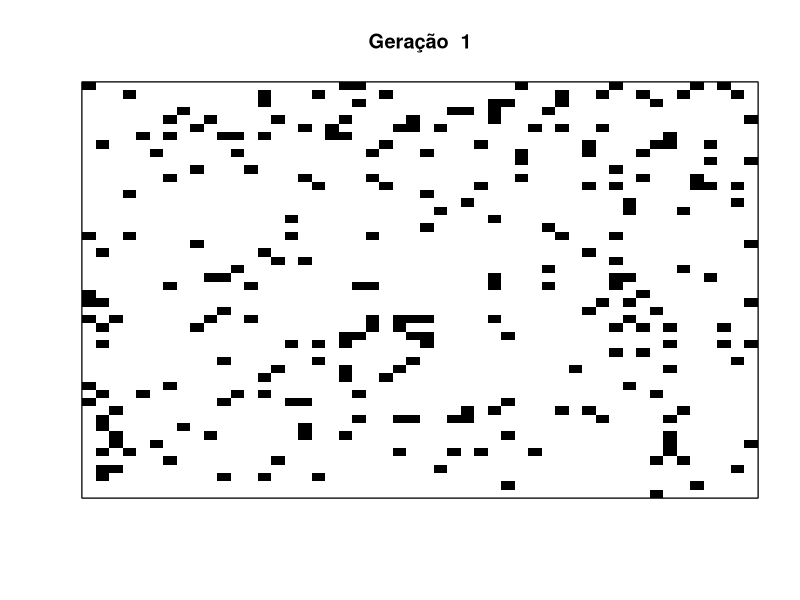
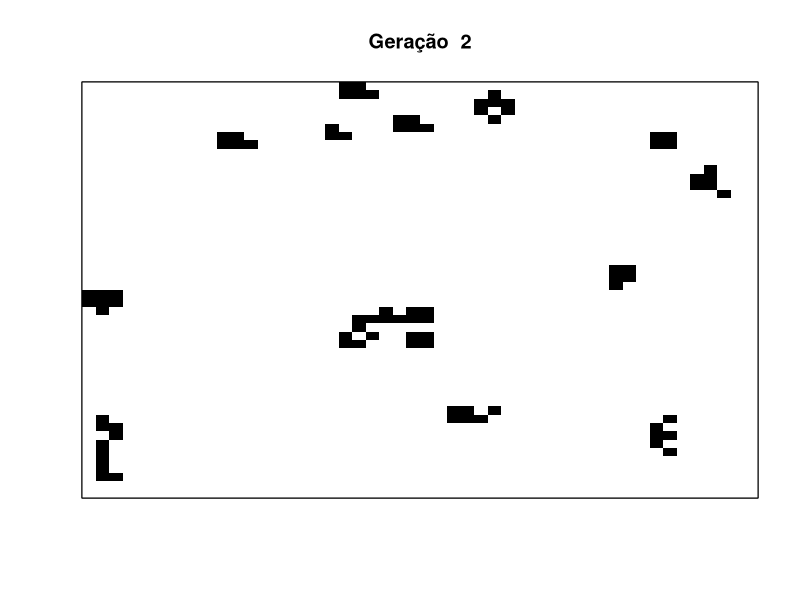
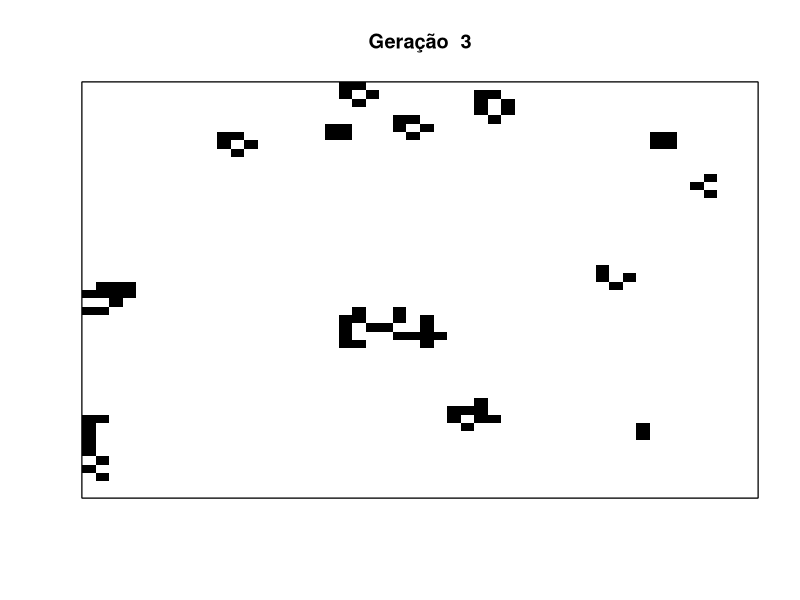
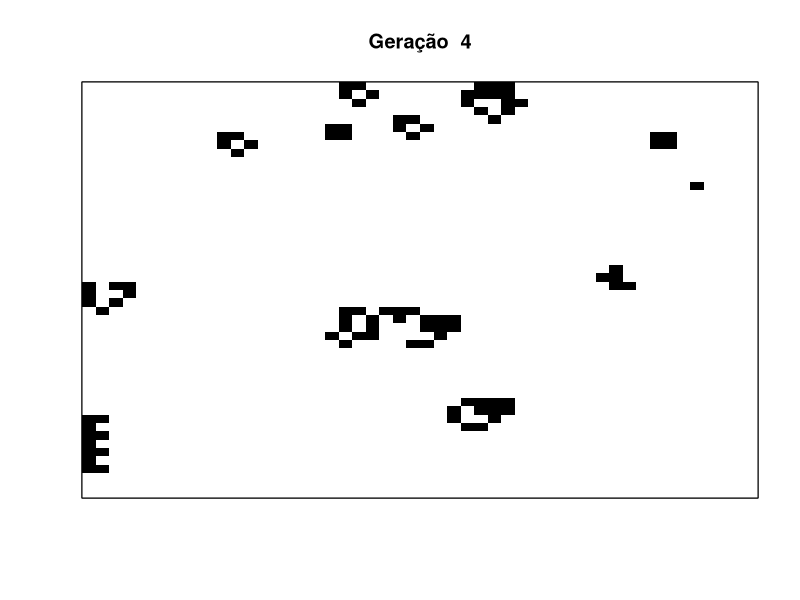
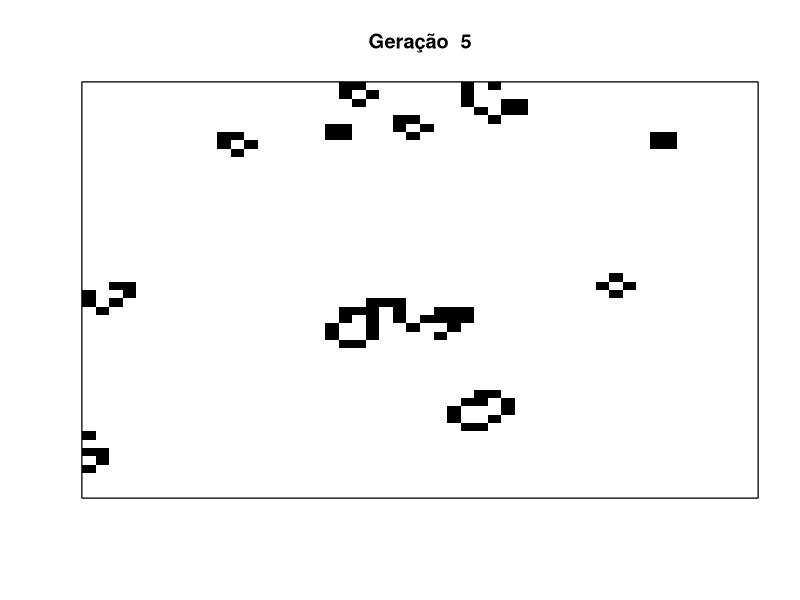
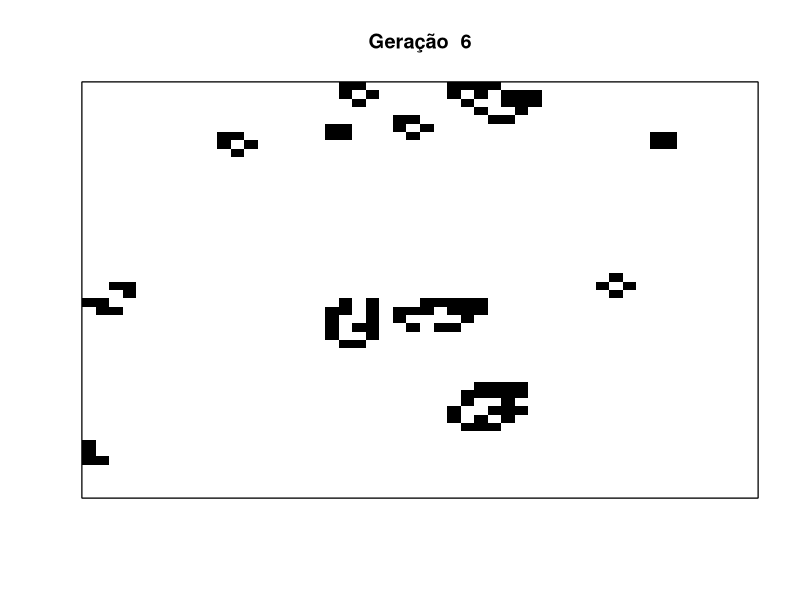
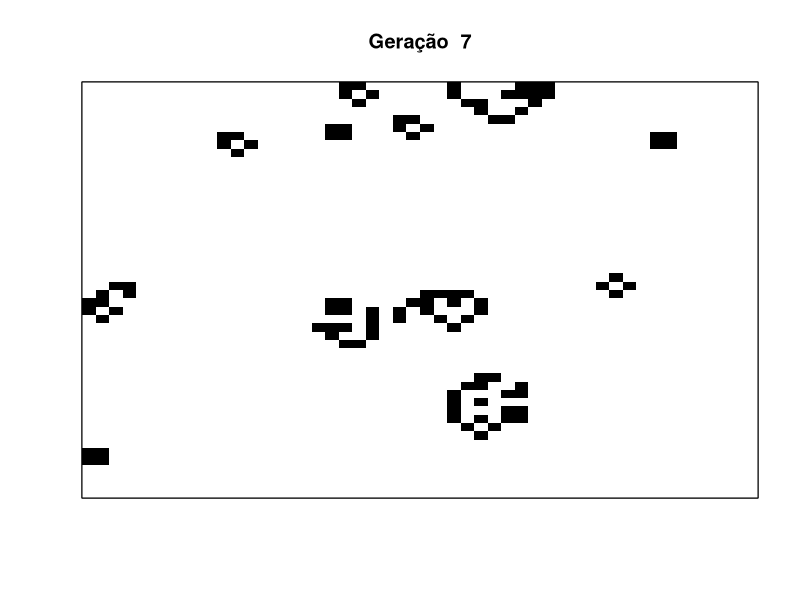
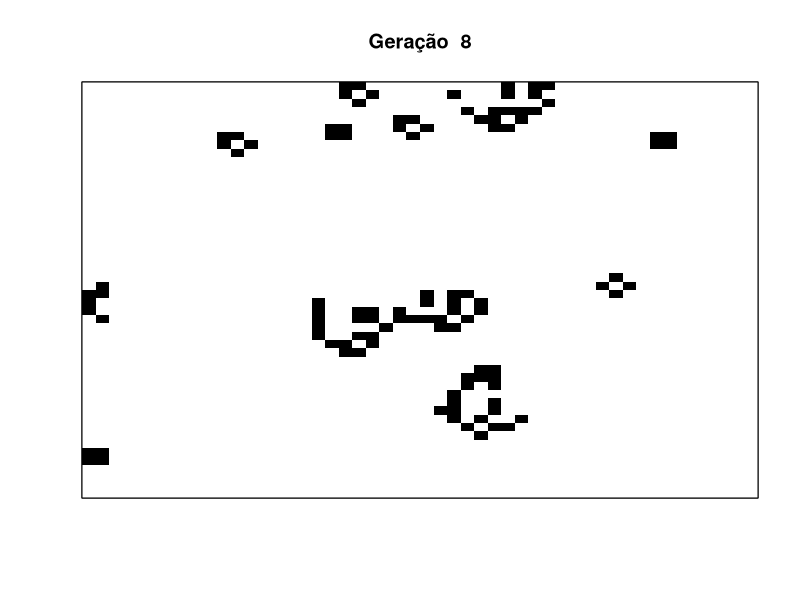

Source code (R) for these figures, in order:
#########################################################################
#Jogo da vida
#Script Original:
#http://johnramey.net/blog/2011/06/05/conways-game-of-life-in-r-with-ggplot2-and-animation/
#########################################################################
#install.packages("foreach")
library(foreach)

#Determina quantos vizinhos cada celula da matriz tem.
#Serve para implementar as regras do jogo

how_many_neighbors <- function(grid, j, k) {
  size <- nrow(grid)
  count <- 0
  if(j > 1) {
    count <- count + grid[j-1, k]
    if (k > 1) count <- count + grid[j-1, k-1]
    if (k < size) count <- count + grid[j-1, k+1]
  }
  if(j < size) {
    count <- count + grid[j+1,k]
    if (k > 1) count <- count + grid[j+1, k-1]
    if (k < size) count <- count + grid[j+1, k+1]
  }
  if(k > 1) count <- count + grid[j, k-1]
  if(k < size) count <- count + grid[j, k+1]
  count
}

#Retorna uma lista de matrizes, após a primeira, cada matriz é uma iteração.
#size: Tamanho da matriz
#num_reps: número de repetições
#prob: Chance de vida e morte para a configuração inicial.

game_of_life <- function(size=50,num_reps=10,prob=c(0.5,0.5),inicial=NA) {
  grid <- list()
  if(is.na(inicial)) {
    grid[[1]] <- replicate(size, sample(c(0,1), size, replace = TRUE, prob = prob))
  } else {
    grid[[1]] <- inicial
  }
  dev_null <- foreach(i = seq_len(num_reps) + 1) %do% {
    grid[[i]] <- grid[[i-1]]
    foreach(j = seq_len(size)) %:%
      foreach(k = seq_len(size)) %do% {

        #Aplicar as Regras de Conway
        num_neighbors <- how_many_neighbors(grid[[i]], j, k)
        alive <- grid[[i]][j,k] == 1
        if(alive && num_neighbors <= 1) grid[[i]][j,k] <- 0
        if(alive && num_neighbors >= 4) grid[[i]][j,k] <- 0
        if(!alive && num_neighbors == 3) grid[[i]][j,k] <- 1
      }
  }
  grid
}

game_grids <- game_of_life(size = 50, num_reps = 20, prob = c(0.9, 0.1))


#Plotando cada matriz da lista com image, usando o Sys.sleep para ter um intervalo
#por plot

for(i in 1:length(game_grids)) {
  image(game_grids[[i]],col=c("white","black"),xaxt="n",yaxt="n")
  box()
  title(paste("Geração ",i))
  Sys.sleep(time=1)
}
